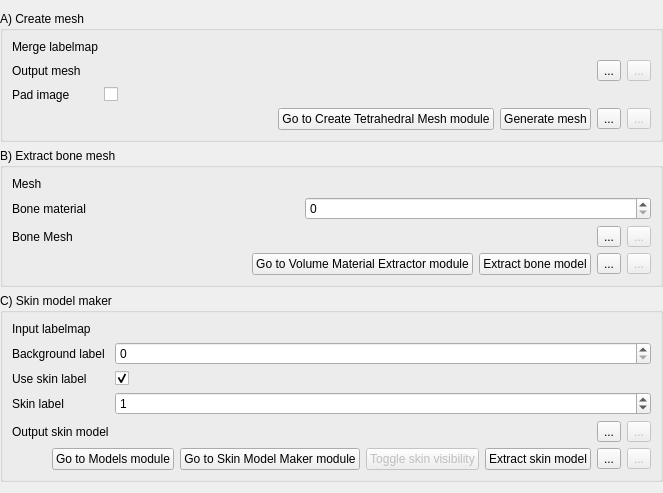
     <widget class="QWidget" name="MeshingPage">
      <property name="accessibleName">
       <string>Mesh surface</string>
      </property>
      <property name="accessibleDescription">
       <string>Create a tetrahedral mesh from the merged labelmap.</string>
      </property>
      <layout class="QFormLayout" name="formLayout_9">
       <property name="fieldGrowthPolicy">
        <enum>QFormLayout::AllNonFixedFieldsGrow</enum>
       </property>
       <property name="leftMargin">
        <number>0</number>
       </property>
       <property name="rightMargin">
        <number>0</number>
       </property>
       <item row="0" column="0" colspan="2">
        <widget class="ctkCollapsibleGroupBox" name="CreateMeshCollapsibleGroupBox">
         <property name="accessibleName">
          <string>Mesh surface</string>
         </property>
         <property name="accessibleDescription">
          <string>Create a tetrahedral mesh from the merged labelmap.</string>
         </property>
         <property name="title">
          <string>A) Create mesh</string>
         </property>
         <layout class="QGridLayout" name="gridLayout">
          <item row="1" column="0">
           <widget class="QLabel" name="CreateMeshOutputLabel">
            <property name="text">
             <string>Output mesh</string>
            </property>
            <property name="workflow" stdset="0">
             <string>1;2</string>
            </property>
           </widget>
          </item>
          <item row="0" column="0">
           <widget class="QLabel" name="CreateMeshInputLabel">
            <property name="text">
             <string>Merge labelmap</string>
            </property>
            <property name="workflow" stdset="0">
             <string>2</string>
            </property>
           </widget>
          </item>
          <item row="1" column="1">
           <widget class="qMRMLNodeComboBox" name="CreateMeshOutputNodeComboBox">
            <property name="sizePolicy">
             <sizepolicy hsizetype="Expanding" vsizetype="Fixed">
              <horstretch>0</horstretch>
              <verstretch>0</verstretch>
             </sizepolicy>
            </property>
            <property name="nodeTypes">
             <stringlist>
              <string>vtkMRMLModelNode</string>
             </stringlist>
            </property>
            <property name="workflow" stdset="0">
             <string>1;2</string>
            </property>
           </widget>
          </item>
          <item row="1" column="3">
           <widget class="QToolButton" name="CreateMeshOutputToolButton">
            <property name="enabled">
             <bool>false</bool>
            </property>
            <property name="text">
             <string>...</string>
            </property>
            <property name="workflow" stdset="0">
             <string>1;2</string>
            </property>
           </widget>
          </item>
          <item row="3" column="0" colspan="4">
           <layout class="QHBoxLayout" name="horizontalLayout_2">
            <item>
             <spacer name="horizontalSpacer">
              <property name="orientation">
               <enum>Qt::Horizontal</enum>
              </property>
              <property name="sizeHint" stdset="0">
               <size>
                <width>40</width>
                <height>20</height>
               </size>
              </property>
             </spacer>
            </item>
            <item>
             <widget class="QPushButton" name="CreateMeshGoToButton">
              <property name="text">
               <string>Go to Create Tetrahedral Mesh module</string>
              </property>
              <property name="workflow" stdset="0">
               <string>2</string>
              </property>
             </widget>
            </item>
            <item>
             <widget class="QPushButton" name="CreateMeshPushButton">
              <property name="text">
               <string>Generate mesh</string>
              </property>
              <property name="checkable">
               <bool>true</bool>
              </property>
             </widget>
            </item>
            <item>
             <widget class="QToolButton" name="CreateMeshLoadToolButton">
              <property name="toolTip">
               <string>Load the generated mesh from file.</string>
              </property>
              <property name="text">
               <string>...</string>
              </property>
              <property name="workflow" stdset="0">
               <stringlist>
                <string>0</string>
               </stringlist>
              </property>
             </widget>
            </item>
            <item>
             <widget class="QToolButton" name="CreateMeshToolButton">
              <property name="enabled">
               <bool>false</bool>
              </property>
              <property name="toolTip">
               <string>Save the generated mesh</string>
              </property>
              <property name="text">
               <string>...</string>
              </property>
              <property name="workflow" stdset="0">
               <string>0</string>
              </property>
             </widget>
            </item>
           </layout>
          </item>
          <item row="2" column="0">
           <widget class="QLabel" name="CreateMeshPadImageLabel">
            <property name="text">
             <string>Pad image</string>
            </property>
            <property name="workflow" stdset="0">
             <stringlist>
              <string>2</string>
             </stringlist>
            </property>
           </widget>
          </item>
          <item row="2" column="1" colspan="3">
           <widget class="QCheckBox" name="CreateMeshPadImageCheckBox">
            <property name="text">
             <string/>
            </property>
            <property name="workflow" stdset="0">
             <stringlist>
              <string>2</string>
             </stringlist>
            </property>
           </widget>
          </item>
          <item row="0" column="1" colspan="3">
           <widget class="qMRMLNodeComboBox" name="CreateMeshInputNodeComboBox">
            <property name="nodeTypes">
             <stringlist>
              <string>vtkMRMLScalarVolumeNode</string>
             </stringlist>
            </property>
            <property name="workflow" stdset="0">
             <string>2</string>
            </property>
           </widget>
          </item>
          <item row="1" column="2">
           <widget class="QToolButton" name="CreateMeshOutputLoadToolButton">
            <property name="text">
             <string>...</string>
            </property>
            <property name="workflow" stdset="0">
             <stringlist>
              <string>1</string>
              <string>2</string>
             </stringlist>
            </property>
           </widget>
          </item>
         </layout>
        </widget>
       </item>
       <item row="1" column="0" colspan="2">
        <widget class="ctkCollapsibleGroupBox" name="ExtractBoneCollapsibleGroupBox">
         <property name="title">
          <string>B) Extract bone mesh</string>
         </property>
         <property name="collapsed">
          <bool>false</bool>
         </property>
         <layout class="QGridLayout" name="gridLayout_2">
          <item row="3" column="0" colspan="4">
           <layout class="QHBoxLayout" name="horizontalLayout_3">
            <item>
             <spacer name="horizontalSpacer_2">
              <property name="orientation">
               <enum>Qt::Horizontal</enum>
              </property>
              <property name="sizeHint" stdset="0">
               <size>
                <width>40</width>
                <height>20</height>
               </size>
              </property>
             </spacer>
            </item>
            <item>
             <widget class="QPushButton" name="ExtractBoneGoToPushButton">
              <property name="text">
               <string>Go to Volume Material Extractor module</string>
              </property>
              <property name="workflow" stdset="0">
               <string>2</string>
              </property>
             </widget>
            </item>
            <item>
             <widget class="QPushButton" name="ExtractBonePushButton">
              <property name="text">
               <string>Extract bone model</string>
              </property>
              <property name="checkable">
               <bool>true</bool>
              </property>
             </widget>
            </item>
            <item>
             <widget class="QToolButton" name="ExtractBoneLoadToolButton">
              <property name="text">
               <string>...</string>
              </property>
              <property name="workflow" stdset="0">
               <stringlist>
                <string>0</string>
               </stringlist>
              </property>
             </widget>
            </item>
            <item>
             <widget class="QToolButton" name="ExtractBoneToolButton">
              <property name="enabled">
               <bool>false</bool>
              </property>
              <property name="text">
               <string>...</string>
              </property>
              <property name="workflow" stdset="0">
               <string>0</string>
              </property>
             </widget>
            </item>
           </layout>
          </item>
          <item row="0" column="1" colspan="3">
           <widget class="qMRMLNodeComboBox" name="ExtractBoneInputComboBox">
            <property name="nodeTypes">
             <stringlist>
              <string>vtkMRMLModelNode</string>
             </stringlist>
            </property>
            <property name="addEnabled">
             <bool>false</bool>
            </property>
            <property name="renameEnabled">
             <bool>true</bool>
            </property>
            <property name="workflow" stdset="0">
             <string>2</string>
            </property>
           </widget>
          </item>
          <item row="2" column="1">
           <widget class="qMRMLNodeComboBox" name="ExtractBoneOutputComboBox">
            <property name="nodeTypes">
             <stringlist>
              <string>vtkMRMLModelNode</string>
             </stringlist>
            </property>
            <property name="workflow" stdset="0">
             <string>1;2</string>
            </property>
           </widget>
          </item>
          <item row="2" column="3">
           <widget class="QToolButton" name="ExtractBoneOutputToolButton">
            <property name="enabled">
             <bool>false</bool>
            </property>
            <property name="text">
             <string>...</string>
            </property>
            <property name="workflow" stdset="0">
             <string>1;2</string>
            </property>
           </widget>
          </item>
          <item row="0" column="0">
           <widget class="QLabel" name="ExtractBoneInputLabel">
            <property name="text">
             <string>Mesh</string>
            </property>
            <property name="workflow" stdset="0">
             <string>2</string>
            </property>
           </widget>
          </item>
          <item row="2" column="0">
           <widget class="QLabel" name="ExtractBoneOutputLabel">
            <property name="text">
             <string>Bone Mesh</string>
            </property>
            <property name="workflow" stdset="0">
             <string>1;2</string>
            </property>
           </widget>
          </item>
          <item row="1" column="1" colspan="3">
           <widget class="QSpinBox" name="ExtractBoneMaterialSpinBox">
            <property name="maximum">
             <number>255</number>
            </property>
            <property name="workflow" stdset="0">
             <string>1;2</string>
            </property>
           </widget>
          </item>
          <item row="1" column="0">
           <widget class="QLabel" name="label">
            <property name="text">
             <string>Bone material</string>
            </property>
            <property name="workflow" stdset="0">
             <string>1;2</string>
            </property>
           </widget>
          </item>
          <item row="2" column="2">
           <widget class="QToolButton" name="ExtractBoneOutputLoadToolButton">
            <property name="text">
             <string>...</string>
            </property>
            <property name="workflow" stdset="0">
             <stringlist>
              <string>1</string>
              <string>2</string>
             </stringlist>
            </property>
           </widget>
          </item>
         </layout>
        </widget>
       </item>
       <item row="2" column="0" colspan="2">
        <widget class="ctkCollapsibleGroupBox" name="SkinModelMakerCollapsibleGroupBox">
         <property name="sizePolicy">
          <sizepolicy hsizetype="Preferred" vsizetype="Minimum">
           <horstretch>0</horstretch>
           <verstretch>0</verstretch>
          </sizepolicy>
         </property>
         <property name="title">
          <string>C) Skin model maker</string>
         </property>
         <property name="collapsed">
          <bool>false</bool>
         </property>
         <layout class="QGridLayout" name="gridLayout_17">
          <item row="4" column="3">
           <widget class="QToolButton" name="SkinModelMakerOutputNodeToolButton">
            <property name="enabled">
             <bool>false</bool>
            </property>
            <property name="toolTip">
             <string>Save to file the &quot;Skin&quot; surface model.</string>
            </property>
            <property name="text">
             <string>...</string>
            </property>
            <property name="workflow" stdset="0">
             <stringlist>
              <string>1</string>
              <string>2</string>
             </stringlist>
            </property>
           </widget>
          </item>
          <item row="5" column="0" colspan="4">
           <layout class="QHBoxLayout" name="horizontalLayout_16">
            <item>
             <spacer name="horizontalSpacer_19">
              <property name="orientation">
               <enum>Qt::Horizontal</enum>
              </property>
              <property name="sizeHint" stdset="0">
               <size>
                <width>40</width>
                <height>20</height>
               </size>
              </property>
             </spacer>
            </item>
            <item>
             <widget class="QPushButton" name="SkinModelMakerGoToModelsModulePushButton">
              <property name="toolTip">
               <string>Open the &quot;Models&quot; module</string>
              </property>
              <property name="text">
               <string>Go to Models module</string>
              </property>
              <property name="workflow" stdset="0">
               <stringlist>
                <string>2</string>
               </stringlist>
              </property>
             </widget>
            </item>
            <item>
             <widget class="QPushButton" name="SkinModelMakerGoToModulePushButton">
              <property name="toolTip">
               <string>Open the &quot;Skin Model Maker&quot; module</string>
              </property>
              <property name="text">
               <string>Go to Skin Model Maker module</string>
              </property>
              <property name="workflow" stdset="0">
               <stringlist>
                <string>2</string>
               </stringlist>
              </property>
             </widget>
            </item>
            <item>
             <widget class="QPushButton" name="SkinModelMakerToggleVisiblePushButton">
              <property name="enabled">
               <bool>false</bool>
              </property>
              <property name="sizePolicy">
               <sizepolicy hsizetype="Fixed" vsizetype="Fixed">
                <horstretch>0</horstretch>
                <verstretch>0</verstretch>
               </sizepolicy>
              </property>
              <property name="toolTip">
               <string>&lt;!DOCTYPE HTML PUBLIC &quot;-//W3C//DTD HTML 4.0//EN&quot; &quot;http://www.w3.org/TR/REC-html40/strict.dtd&quot;&gt;
&lt;html&gt;&lt;head&gt;&lt;meta name=&quot;qrichtext&quot; content=&quot;1&quot; /&gt;&lt;style type=&quot;text/css&quot;&gt;
p, li { white-space: pre-wrap; }
&lt;/style&gt;&lt;/head&gt;&lt;body style=&quot; font-family:'MS Shell Dlg 2'; font-size:8.25pt; font-weight:400; font-style:normal;&quot;&gt;
&lt;p style=&quot; margin-top:0px; margin-bottom:0px; margin-left:0px; margin-right:0px; -qt-block-indent:0; text-indent:0px;&quot;&gt;&lt;span style=&quot; font-size:8pt;&quot;&gt;Toggle the skin surface model visibility&lt;/span&gt;&lt;/p&gt;&lt;/body&gt;&lt;/html&gt;</string>
              </property>
              <property name="text">
               <string>Toggle skin visibility</string>
              </property>
             </widget>
            </item>
            <item>
             <widget class="QPushButton" name="SkinModelMakerApplyPushButton">
              <property name="toolTip">
               <string>&lt;!DOCTYPE HTML PUBLIC &quot;-//W3C//DTD HTML 4.0//EN&quot; &quot;http://www.w3.org/TR/REC-html40/strict.dtd&quot;&gt;
&lt;html&gt;&lt;head&gt;&lt;meta name=&quot;qrichtext&quot; content=&quot;1&quot; /&gt;&lt;style type=&quot;text/css&quot;&gt;
p, li { white-space: pre-wrap; }
&lt;/style&gt;&lt;/head&gt;&lt;body style=&quot; font-family:'MS Shell Dlg 2'; font-size:8.25pt; font-weight:400; font-style:normal;&quot;&gt;
&lt;p style=&quot; margin-top:0px; margin-bottom:0px; margin-left:0px; margin-right:0px; -qt-block-indent:0; text-indent:0px;&quot;&gt;&lt;span style=&quot; font-size:8pt;&quot;&gt;Create the skin surface model using skin label and the input labelmap&lt;/span&gt;&lt;/p&gt;&lt;/body&gt;&lt;/html&gt;</string>
              </property>
              <property name="text">
               <string>Extract skin model</string>
              </property>
              <property name="checkable">
               <bool>true</bool>
              </property>
             </widget>
            </item>
            <item>
             <widget class="QToolButton" name="SkinModelMakerLoadToolButton">
              <property name="text">
               <string>...</string>
              </property>
              <property name="workflow" stdset="0">
               <stringlist>
                <string>0</string>
               </stringlist>
              </property>
             </widget>
            </item>
            <item>
             <widget class="QToolButton" name="SkinModelMakerSaveToolButton">
              <property name="enabled">
               <bool>false</bool>
              </property>
              <property name="text">
               <string>...</string>
              </property>
              <property name="workflow" stdset="0">
               <stringlist>
                <string>0</string>
               </stringlist>
              </property>
             </widget>
            </item>
           </layout>
          </item>
          <item row="1" column="1" colspan="3">
           <widget class="QSpinBox" name="SkinModelMakerBackgroundLabelSpinBox">
            <property name="toolTip">
             <string>&lt;!DOCTYPE HTML PUBLIC &quot;-//W3C//DTD HTML 4.0//EN&quot; &quot;http://www.w3.org/TR/REC-html40/strict.dtd&quot;&gt;
&lt;html&gt;&lt;head&gt;&lt;meta name=&quot;qrichtext&quot; content=&quot;1&quot; /&gt;&lt;style type=&quot;text/css&quot;&gt;
p, li { white-space: pre-wrap; }
&lt;/style&gt;&lt;/head&gt;&lt;body style=&quot; font-family:'MS Shell Dlg 2'; font-size:8.25pt; font-weight:400; font-style:normal;&quot;&gt;
&lt;p style=&quot; margin-top:0px; margin-bottom:0px; margin-left:0px; margin-right:0px; -qt-block-indent:0; text-indent:0px;&quot;&gt;&lt;span style=&quot; font-size:8pt;&quot;&gt;Set the &lt;/span&gt;&lt;span style=&quot; font-size:8pt; font-weight:600;&quot;&gt;Background label&lt;/span&gt;&lt;span style=&quot; font-size:8pt;&quot;&gt; used to differentiate the body and the exterior. This is used to extract the outer region of the eroded model.&lt;/span&gt;&lt;/p&gt;&lt;/body&gt;&lt;/html&gt;</string>
            </property>
            <property name="workflow" stdset="0">
             <stringlist>
              <string>2</string>
             </stringlist>
            </property>
           </widget>
          </item>
          <item row="3" column="1" colspan="3">
           <widget class="QSpinBox" name="SkinModelMakerSkinLabelSpinBox">
            <property name="toolTip">
             <string>&lt;!DOCTYPE HTML PUBLIC &quot;-//W3C//DTD HTML 4.0//EN&quot; &quot;http://www.w3.org/TR/REC-html40/strict.dtd&quot;&gt;
&lt;html&gt;&lt;head&gt;&lt;meta name=&quot;qrichtext&quot; content=&quot;1&quot; /&gt;&lt;style type=&quot;text/css&quot;&gt;
p, li { white-space: pre-wrap; }
&lt;/style&gt;&lt;/head&gt;&lt;body style=&quot; font-family:'MS Shell Dlg 2'; font-size:8.25pt; font-weight:400; font-style:normal;&quot;&gt;
&lt;p style=&quot; margin-top:0px; margin-bottom:0px; margin-left:0px; margin-right:0px; -qt-block-indent:0; text-indent:0px;&quot;&gt;&lt;span style=&quot; font-size:8pt;&quot;&gt;Set the &lt;/span&gt;&lt;span style=&quot; font-size:8pt; font-weight:600;&quot;&gt;Skin label(s)&lt;/span&gt;&lt;span style=&quot; font-size:8pt;&quot;&gt; used to erode the skin from the model. This ensures that the skin model will lay inside the &lt;/span&gt;&lt;span style=&quot; font-size:8pt; font-weight:600;&quot;&gt;Input labelmap&lt;/span&gt;&lt;span style=&quot; font-size:8pt;&quot;&gt; when extracting it.&lt;/span&gt;&lt;/p&gt;&lt;/body&gt;&lt;/html&gt;</string>
            </property>
            <property name="maximum">
             <number>512</number>
            </property>
            <property name="value">
             <number>1</number>
            </property>
            <property name="workflow" stdset="0">
             <stringlist>
              <string>2</string>
             </stringlist>
            </property>
           </widget>
          </item>
          <item row="1" column="0">
           <widget class="QLabel" name="SkinModelMakerBackgroundLabel">
            <property name="sizePolicy">
             <sizepolicy hsizetype="Preferred" vsizetype="Minimum">
              <horstretch>0</horstretch>
              <verstretch>0</verstretch>
             </sizepolicy>
            </property>
            <property name="text">
             <string>Background label</string>
            </property>
            <property name="workflow" stdset="0">
             <stringlist>
              <string>2</string>
             </stringlist>
            </property>
           </widget>
          </item>
          <item row="0" column="1" colspan="3">
           <widget class="qMRMLNodeComboBox" name="SkinModelMakerInputNodeComboBox">
            <property name="sizePolicy">
             <sizepolicy hsizetype="Expanding" vsizetype="Fixed">
              <horstretch>0</horstretch>
              <verstretch>0</verstretch>
             </sizepolicy>
            </property>
            <property name="toolTip">
             <string>Select the input labelmap to extract the skin from</string>
            </property>
            <property name="nodeTypes">
             <stringlist>
              <string>vtkMRMLScalarVolumeNode</string>
             </stringlist>
            </property>
            <property name="addEnabled">
             <bool>false</bool>
            </property>
            <property name="removeEnabled">
             <bool>true</bool>
            </property>
            <property name="workflow" stdset="0">
             <stringlist>
              <string>2</string>
             </stringlist>
            </property>
           </widget>
          </item>
          <item row="4" column="0">
           <widget class="QLabel" name="SkinModelMakerNodeOutputLabel">
            <property name="sizePolicy">
             <sizepolicy hsizetype="Preferred" vsizetype="Minimum">
              <horstretch>0</horstretch>
              <verstretch>0</verstretch>
             </sizepolicy>
            </property>
            <property name="toolTip">
             <string>&lt;!DOCTYPE HTML PUBLIC &quot;-//W3C//DTD HTML 4.0//EN&quot; &quot;http://www.w3.org/TR/REC-html40/strict.dtd&quot;&gt;
&lt;html&gt;&lt;head&gt;&lt;meta name=&quot;qrichtext&quot; content=&quot;1&quot; /&gt;&lt;style type=&quot;text/css&quot;&gt;
p, li { white-space: pre-wrap; }
&lt;/style&gt;&lt;/head&gt;&lt;body style=&quot; font-family:'MS Shell Dlg 2'; font-size:8.25pt; font-weight:400; font-style:normal;&quot;&gt;
&lt;p style=&quot; margin-top:0px; margin-bottom:0px; margin-left:0px; margin-right:0px; -qt-block-indent:0; text-indent:0px;&quot;&gt;&lt;span style=&quot; font-size:8pt;&quot;&gt;Choose the &lt;/span&gt;&lt;span style=&quot; font-size:8pt; font-weight:600;&quot;&gt;Output skin model&lt;/span&gt;&lt;span style=&quot; font-size:8pt;&quot;&gt; here.&lt;/span&gt;&lt;/p&gt;&lt;/body&gt;&lt;/html&gt;</string>
            </property>
            <property name="text">
             <string>Output skin model</string>
            </property>
            <property name="workflow" stdset="0">
             <stringlist>
              <string>1</string>
              <string>2</string>
             </stringlist>
            </property>
           </widget>
          </item>
          <item row="4" column="1">
           <widget class="qMRMLNodeComboBox" name="SkinModelMakerOutputNodeComboBox">
            <property name="sizePolicy">
             <sizepolicy hsizetype="Expanding" vsizetype="Fixed">
              <horstretch>0</horstretch>
              <verstretch>0</verstretch>
             </sizepolicy>
            </property>
            <property name="toolTip">
             <string>Select the output skin model</string>
            </property>
            <property name="nodeTypes">
             <stringlist>
              <string>vtkMRMLModelNode</string>
             </stringlist>
            </property>
            <property name="baseName">
             <string>Skin</string>
            </property>
            <property name="removeEnabled">
             <bool>true</bool>
            </property>
            <property name="renameEnabled">
             <bool>true</bool>
            </property>
            <property name="workflow" stdset="0">
             <stringlist>
              <string>1</string>
              <string>2</string>
             </stringlist>
            </property>
           </widget>
          </item>
          <item row="3" column="0">
           <widget class="QLabel" name="SkinModelMakerSkinLabel">
            <property name="text">
             <string>Skin label</string>
            </property>
            <property name="workflow" stdset="0">
             <stringlist>
              <string>2</string>
             </stringlist>
            </property>
           </widget>
          </item>
          <item row="0" column="0">
           <widget class="QLabel" name="SkinModelMakerNodeInputLabel">
            <property name="sizePolicy">
             <sizepolicy hsizetype="Preferred" vsizetype="Minimum">
              <horstretch>0</horstretch>
              <verstretch>0</verstretch>
             </sizepolicy>
            </property>
            <property name="text">
             <string>Input labelmap</string>
            </property>
            <property name="workflow" stdset="0">
             <stringlist>
              <string>2</string>
             </stringlist>
            </property>
           </widget>
          </item>
          <item row="4" column="2">
           <widget class="QToolButton" name="SkinModelMakerOutputNodeLoadToolButton">
            <property name="text">
             <string>...</string>
            </property>
            <property name="workflow" stdset="0">
             <stringlist>
              <string>1</string>
              <string>2</string>
             </stringlist>
            </property>
           </widget>
          </item>
          <item row="2" column="0">
           <widget class="QLabel" name="SkinModelMakerUseSkinLabelLabel">
            <property name="text">
             <string>Use skin label</string>
            </property>
           </widget>
          </item>
          <item row="2" column="1" colspan="3">
           <widget class="QCheckBox" name="SkinModelMakerUseSkinLabelCheckbox">
            <property name="toolTip">
             <string>&lt;html&gt;&lt;head/&gt;&lt;body&gt;&lt;p&gt;CHoose if the &lt;span style=&quot; font-weight:600;&quot;&gt;skin label&lt;/span&gt; will be used to compute the skin model. &lt;/p&gt;&lt;/body&gt;&lt;/html&gt;</string>
            </property>
            <property name="text">
             <string/>
            </property>
            <property name="checked">
             <bool>true</bool>
            </property>
            <property name="workflow" stdset="0">
             <stringlist>
              <string>2</string>
             </stringlist>
            </property>
           </widget>
          </item>
         </layout>
        </widget>
       </item>
      </layout>
     </widget>
